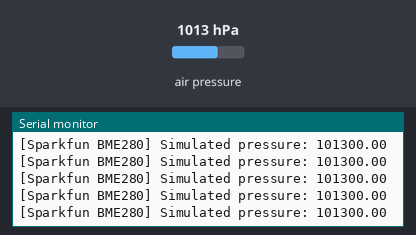
The program below on a simulated Arduino Nano, built with avr-gcc and run on an emulated ATmega328P. On the bench: the last lines printed to the serial monitor. The inputs (shaded band) are chosen by the test bench; at power-on: air pressure 1013 hPa.

Above: at 1.2 s.
1.3 s: air pressure set to 952 hPa
At 2.3 s:
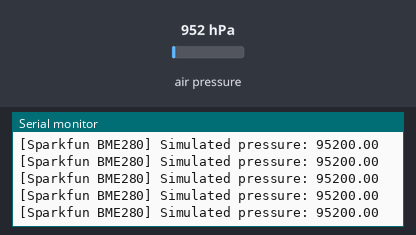
2.8 s: air pressure set to 975 hPa
At 3.8 s:
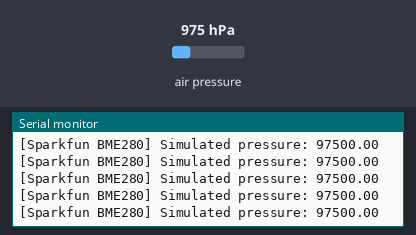
Timing chart, 0 to 5.1 s (numbered marks = the images above; inputs shaded):
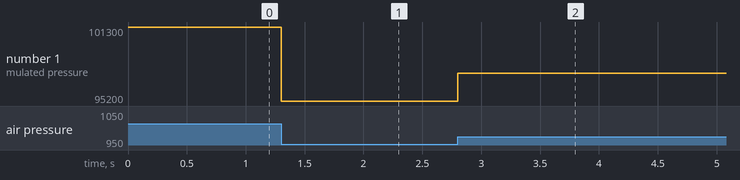

Measured:
- after the input at 1.3 s, the serial monitor: prints a new line at once (image 1)
- after the input at 2.8 s, the serial monitor: prints a new line at once (image 2)
- plotted number 1: 101300 → 95200 after the input at 1.3 s, 95200 → 97500 after the input at 2.8 s

The program:

main.cpp
```cpp
#include <Arduino.h>
#include <VirtualBarometer.h>
#include <Wire.h>

const unsigned long SERIAL_BAUD_RATE = 2000000;

VirtualBarometer barometer = VirtualBarometer();

float lowest_pressure;
bool apogee_detected;

void(* resetFunc) (void) = 0;

void VirtualSensor::setup() {
    barometer.allowTesting();
    lowest_pressure = barometer.getPressure();
    apogee_detected = false;
}

void setup() {
    Serial.begin(SERIAL_BAUD_RATE);

    Wire.begin();

    Serial.println("Connecting to barometer");

    barometer.connect();
}

void loop() {
    float pressure = barometer.getPressure();
    barometer.println(String("Simulated pressure: ") + pressure);

    if (pressure <= lowest_pressure) {
        lowest_pressure = pressure;
    } else if (!apogee_detected) {
        VirtualSensor::broadcastEvent("APOGEE");
        apogee_detected = true;
    }
}
```
